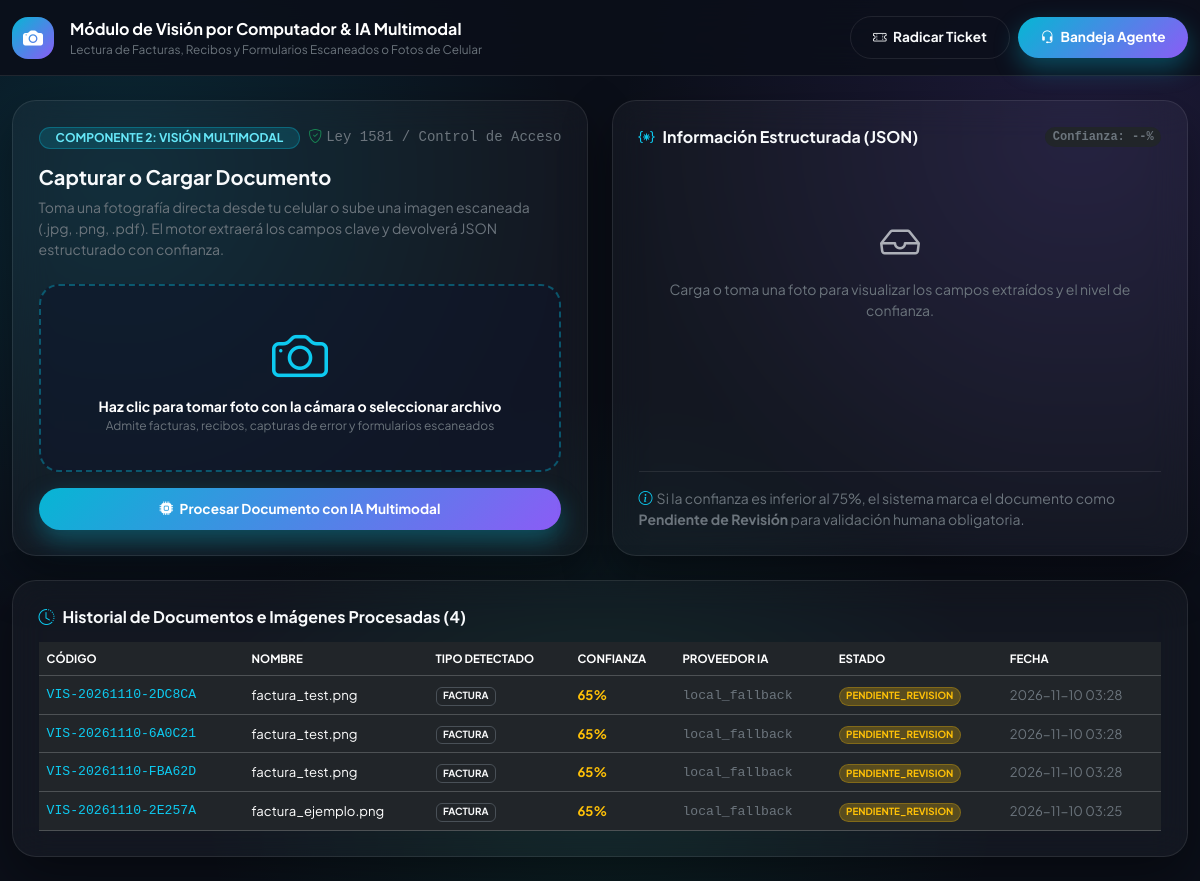
The app's page /vision, older data.
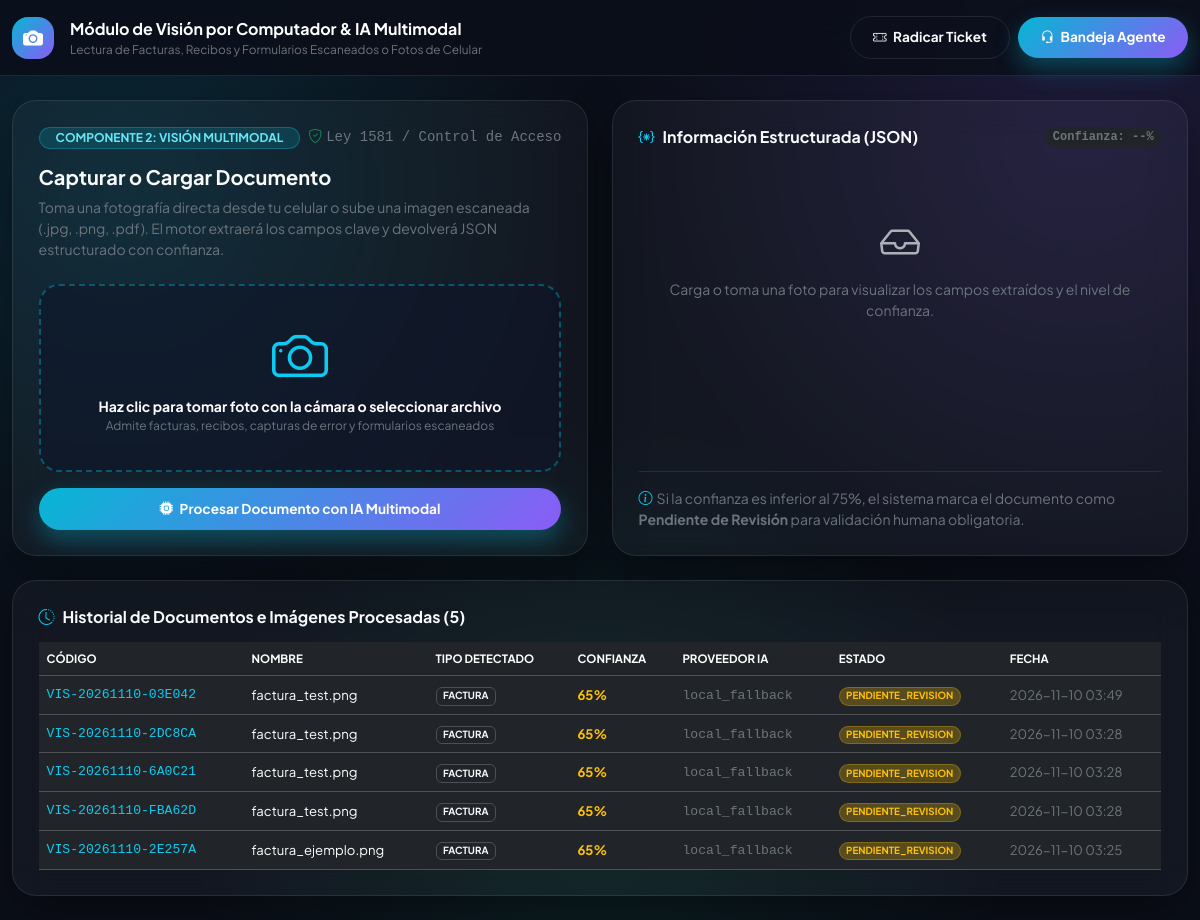
The same page, newer data.
### app/models.py (models this page shows)
class DocumentoVision(Base):
    __tablename__ = "tbl_documento_vision"
    id_documento = Column(Integer, primary_key=True, index=True, autoincrement=True)
    codigo = Column(String(30), unique=True, nullable=False, index=True)
    id_ticket = Column(Integer, ForeignKey("tbl_ticket.id_ticket"), nullable=True, index=True)
    nombre_original = Column(String(255), nullable=False)
    mime_type = Column(String(60), nullable=False)
    tamano_bytes = Column(Integer, default=0)
    sha256 = Column(String(64), index=True)
    ruta_archivo = Column(String(500), nullable=False)
    cargado_por = Column(String(120), nullable=True)
    tipo_documento = Column(String(60), nullable=True)
    repositorio = Column(String(80), nullable=True)
    texto_extraido = Column(Text, nullable=True)
    campos_json = Column(Text, nullable=True)
    campos_confirmados_json = Column(Text, nullable=True)
    confianza = Column(Float, nullable=True)
    proveedor = Column(String(30), nullable=True)
    estado = Column(String(30), default="RECIBIDO")
    error = Column(Text, nullable=True)
    revisado_por = Column(String(120), nullable=True)
    fecha_carga = Column(DateTime, default=datetime.utcnow)
    fecha_revision = Column(DateTime, nullable=True)

### app/main.py (the view)
@app.get("/vision", response_class=HTMLResponse, tags=["Visión por Computador"])
def page_vision(request: Request, db: Session = Depends(get_db)):
    documentos = db.query(models.DocumentoVision).order_by(models.DocumentoVision.fecha_carga.desc()).all()
    user = auth.get_current_user(request, db)
    return templates.TemplateResponse(
        request=request,
        name="vision.html",
        context={"documentos": documentos, "usuario_actual": user}
    )

### app/templates/vision.html (shortened to what this page needs)
<!DOCTYPE html>
<html lang="es" data-bs-theme="dark">
<head>
    <link href="https://cdn.jsdelivr.net/npm/bootstrap@5.3.3/dist/css/bootstrap.min.css" rel="stylesheet">
    <link href="https://cdn.jsdelivr.net/npm/bootstrap-icons@1.11.3/font/bootstrap-icons.min.css" rel="stylesheet">
</head>
<body>
    <header class="topbar-glass py-3">
        <div class="container-xxl d-flex flex-wrap align-items-center justify-content-between gap-3">
            <a href="/" class="d-flex align-items-center gap-3 text-decoration-none text-white">
                <div class="rounded-4 d-flex align-items-center justify-content-center" style="width:42px;height:42px;background:linear-gradient(135deg,#06b6d4,#8b5cf6);">
                    <i class="bi bi-camera-fill fs-5"></i>
                </div>
                <div>
                    <div class="fw-bold">Módulo de Visión por Computador & IA Multimodal</div>
                    <div class="text-secondary" style="font-size:0.74rem;">Lectura de Facturas, Recibos y Formularios Escaneados o Fotos de Celular</div>
                </div>
            </a>
            <div class="d-flex align-items-center gap-2">
                <a href="/crear-solicitud" class="btn btn-outline-light btn-pill" style="border-color:var(--border-glass);">
                    <i class="bi bi-ticket-perforated me-1"></i> Radicar Ticket
                </a>
                <a href="/agente/tickets" class="btn btn-gradient btn-pill">
                    <i class="bi bi-headset me-1"></i> Bandeja Agente
                </a>
            </div>
        </div>
    </header>
    <main class="container-xxl py-4">
        <div class="row g-4">
            <div class="col-lg-6">
                <div class="bento-card">
                    <div class="d-flex align-items-center justify-content-between mb-3">
                        <span class="badge rounded-pill px-3 py-1" style="background:rgba(6,182,212,0.18);color:#67e8f9;border:1px solid rgba(6,182,212,0.35);">
                            COMPONENTE 2: VISIÓN MULTIMODAL
                        </span>
                        <span class="text-secondary small font-monospace"><i class="bi bi-shield-check text-success me-1"></i>Ley 1581 / Control de Acceso</span>
                    </div>
                    <h2 class="h5 fw-bold mb-2">Capturar o Cargar Documento</h2>
                    <p class="text-secondary small mb-4">
                        Toma una fotografía directa desde tu celular o sube una imagen escaneada (.jpg, .png, .pdf). El motor extraerá los campos clave y devolverá JSON estructurado con confianza.
                    </p>
                    <div class="camera-dropzone mb-3" onclick="document.getElementById('inputVisionFile').click()">
                        <i class="bi bi-camera text-info display-4 d-block mb-2"></i>
                        <div class="fw-bold small text-white">Haz clic para tomar foto con la cámara o seleccionar archivo</div>
                        <div class="text-secondary" style="font-size:0.75rem;">Admite facturas, recibos, capturas de error y formularios escaneados</div>
                    </div>
                    <div class="d-grid gap-2">
                        <button type="button" id="btnProcesarVision" class="btn btn-gradient btn-pill" onclick="enviarProcesamientoVision()">
                            <i id="iconVision" class="bi bi-cpu-fill me-1"></i> Procesar Documento con IA Multimodal
                        </button>
                    </div>
                </div>
            </div>
            <div class="col-lg-6">
                <div class="bento-card h-100 d-flex flex-column justify-content-between">
                    <div>
                        <div class="d-flex align-items-center justify-content-between mb-3">
                            <h3 class="h6 fw-bold mb-0"><i class="bi bi-braces-asterisk text-info me-2"></i>Información Estructurada (JSON)</h3>
                            <span id="badgeConfianza" class="badge rounded-pill bg-dark text-secondary font-monospace">Confianza: --%</span>
                        </div>
                        <div id="emptyResultMsg" class="text-center py-5 text-secondary small">
                            <i class="bi bi-inbox fs-1 d-block mb-2 text-muted"></i>
                            Carga o toma una foto para visualizar los campos extraídos y el nivel de confianza.
                        </div>
                    </div>
                    <div class="mt-4 pt-3 border-top small text-secondary" style="border-color:var(--border-glass)!important;">
                        <i class="bi bi-info-circle me-1 text-info"></i>Si la confianza es inferior al 75%, el sistema marca el documento como <strong>Pendiente de Revisión</strong> para validación humana obligatoria.
                    </div>
                </div>
            </div>
        </div>
        <div class="bento-card mt-4">
            <h3 class="h6 fw-bold mb-3"><i class="bi bi-clock-history text-info me-2"></i>Historial de Documentos e Imágenes Procesadas ({{ documentos | length }})</h3>
            {% if documentos %}
            <div class="table-responsive">
                <table class="table table-dark table-hover align-middle mb-0" style="background:transparent;font-size:0.82rem;">
                    <thead>
                        <tr class="text-secondary small">
                            <th>CÓDIGO</th>
                            <th>NOMBRE</th>
                            <th>TIPO DETECTADO</th>
                            <th>CONFIANZA</th>
                            <th>PROVEEDOR IA</th>
                            <th>ESTADO</th>
                            <th>FECHA</th>
                        </tr>
                    </thead>
                    <tbody>
                        {% for d in documentos %}
                        <tr>
                            <td class="font-monospace text-info">{{ d.codigo }}</td>
                            <td>{{ d.nombre_original }}</td>
                            <td><span class="badge bg-dark border text-light">{{ d.tipo_documento | upper }}</span></td>
                            <td>
                                {% if d.confianza %}
                                    <span class="{% if d.confianza >= 0.75 %}text-success{% else %}text-warning{% endif %} fw-bold">
                                        {{ (d.confianza * 100) | int }}%
                                    </span>
                                {% else %}
                                    <span class="text-secondary">--</span>
                                {% endif %}
                            </td>
                            <td><span class="text-secondary font-monospace">{{ d.proveedor or 'local' }}</span></td>
                            <td>
                                <span class="badge rounded-pill
                                    {% if d.estado == 'CONFIRMADO' %}text-bg-success bg-opacity-25 text-success border border-success border-opacity-25
                                    {% elif d.estado == 'PENDIENTE_REVISION' %}text-bg-warning bg-opacity-25 text-warning border border-warning border-opacity-25
                                    {% else %}text-bg-secondary{% endif %}">
                                    {{ d.estado }}
                                </span>
                            </td>
                            <td class="text-secondary">{{ d.fecha_carga.strftime('%Y-%m-%d %H:%M') }}</td>
                        </tr>
                        {% endfor %}
                    </tbody>
                </table>
            </div>
            {% else %}
            <p class="text-secondary small mb-0">Aún no hay documentos registrados en el módulo de visión.</p>
            {% endif %}
        </div>
    </main>
</body>
</html>

### app/templates/vision.html (style rules this page uses)
:root { --bg-obsidian: #0b0f19; --surface-glass: rgba(255, 255, 255, 0.035); --border-glass: rgba(255, 255, 255, 0.09); --accent-cyan: #06b6d4; --accent-violet: #8b5cf6; --accent-emerald: #10b981; --accent-rose: #f43f5e; --ease-sleek: cubic-bezier(0.16, 1, 0.3, 1); }
body { font-family: 'Plus Jakarta Sans', sans-serif; background-color: var(--bg-obsidian); background-image: radial-gradient(circle at 10% 20%, rgba(6, 182, 212, 0.15), transparent 35%), radial-gradient(circle at 90% 15%, rgba(139, 92, 246, 0.15), transparent 35%), radial-gradient(circle at 50% 90%, rgba(16, 185, 129, 0.10), transparent 40%); color: #f8fafc; min-height: 100vh; }
.topbar-glass { background: rgba(11, 15, 25, 0.85); backdrop-filter: blur(18px); border-bottom: 1px solid var(--border-glass); position: sticky; top: 0; z-index: 1000; }
.bento-card { background: var(--surface-glass); backdrop-filter: blur(18px); border: 1px solid var(--border-glass); border-radius: 24px; padding: 1.6rem; box-shadow: 0 20px 50px rgba(0, 0, 0, 0.4); }
.btn-pill { border-radius: 9999px; padding: 0.65rem 1.4rem; font-weight: 700; font-size: 0.85rem; transition: transform 0.25s var(--ease-sleek); }
.btn-gradient { background: linear-gradient(135deg, var(--accent-cyan), var(--accent-violet)); border: none; color: #fff; box-shadow: 0 10px 25px rgba(6, 182, 212, 0.35); }
.camera-dropzone { border: 2px dashed rgba(6, 182, 212, 0.4); border-radius: 20px; background: rgba(15, 23, 42, 0.6); padding: 2.2rem 1.5rem; text-align: center; cursor: pointer; transition: all 0.25s var(--ease-sleek); }

Row changes from the older to the newer data that the page shows:
added DocumentoVision: codigo "VIS-20261110-03E042", nombre_original "factura_test.png", tipo_documento "FACTURA", (d.confianza*100)|int "65", proveedor "local_fallback", estado "PENDIENTE_REVISION", fecha_carga "2026-11-10 03:49"
Text that changed along with them:
{{ documentos | length }}: "4" → "5"
